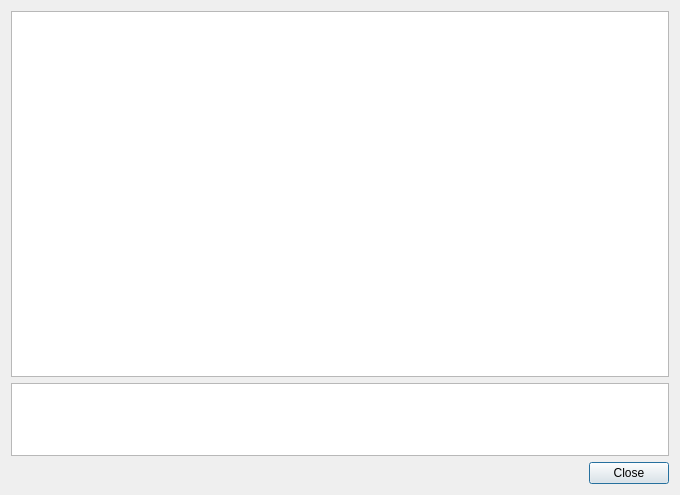
<?xml version="1.0" encoding="UTF-8"?>
<ui version="4.0">
 <class>XQEOutput</class>
 <widget class="QDialog" name="XQEOutput">
  <property name="geometry">
   <rect>
    <x>0</x>
    <y>0</y>
    <width>680</width>
    <height>495</height>
   </rect>
  </property>
  <property name="windowTitle">
   <string>Dialog</string>
  </property>
  <layout class="QGridLayout" name="gridLayout">
   <item row="0" column="0" colspan="2">
    <layout class="QVBoxLayout" name="verticalLayout">
     <item>
      <widget class="QPlainTextEdit" name="textOutput">
       <property name="sizePolicy">
        <sizepolicy hsizetype="Expanding" vsizetype="Expanding">
         <horstretch>0</horstretch>
         <verstretch>5</verstretch>
        </sizepolicy>
       </property>
       <property name="lineWrapMode">
        <enum>QPlainTextEdit::NoWrap</enum>
       </property>
       <property name="readOnly">
        <bool>true</bool>
       </property>
      </widget>
     </item>
     <item>
      <widget class="QTextEdit" name="textErrors">
       <property name="sizePolicy">
        <sizepolicy hsizetype="Expanding" vsizetype="Expanding">
         <horstretch>0</horstretch>
         <verstretch>1</verstretch>
        </sizepolicy>
       </property>
       <property name="readOnly">
        <bool>true</bool>
       </property>
      </widget>
     </item>
    </layout>
   </item>
   <item row="3" column="1">
    <widget class="QDialogButtonBox" name="buttonBox">
     <property name="orientation">
      <enum>Qt::Horizontal</enum>
     </property>
     <property name="standardButtons">
      <set>QDialogButtonBox::Close</set>
     </property>
    </widget>
   </item>
   <item row="3" column="0">
    <widget class="QLabel" name="textDuration">
     <property name="sizePolicy">
      <sizepolicy hsizetype="Expanding" vsizetype="Preferred">
       <horstretch>0</horstretch>
       <verstretch>0</verstretch>
      </sizepolicy>
     </property>
     <property name="text">
      <string/>
     </property>
    </widget>
   </item>
  </layout>
 </widget>
 <resources/>
 <connections>
  <connection>
   <sender>buttonBox</sender>
   <signal>accepted()</signal>
   <receiver>XQEOutput</receiver>
   <slot>accept()</slot>
   <hints>
    <hint type="sourcelabel">
     <x>248</x>
     <y>254</y>
    </hint>
    <hint type="destinationlabel">
     <x>157</x>
     <y>274</y>
    </hint>
   </hints>
  </connection>
  <connection>
   <sender>buttonBox</sender>
   <signal>rejected()</signal>
   <receiver>XQEOutput</receiver>
   <slot>reject()</slot>
   <hints>
    <hint type="sourcelabel">
     <x>316</x>
     <y>260</y>
    </hint>
    <hint type="destinationlabel">
     <x>286</x>
     <y>274</y>
    </hint>
   </hints>
  </connection>
 </connections>
</ui>
